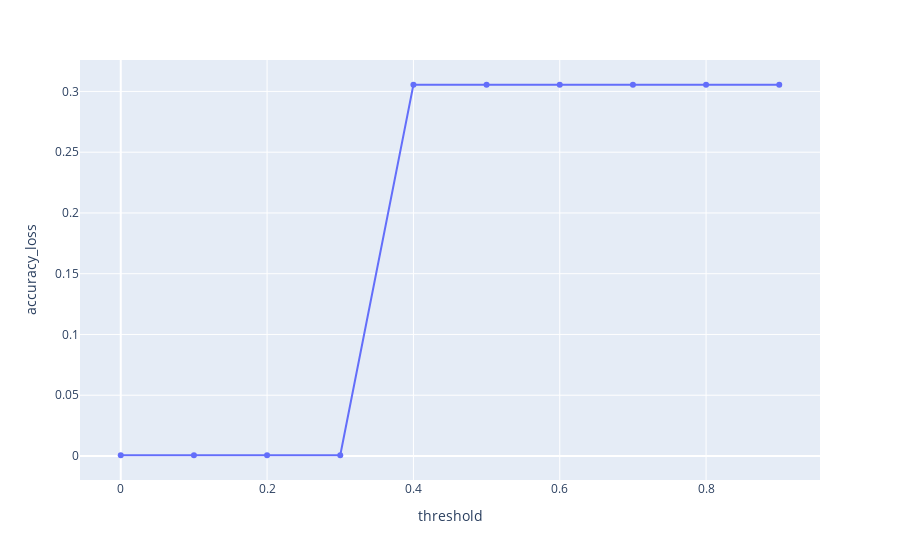

The notebook cell saved with this chart:
### Code cell
px.line(x=thresholds, y=accuracy_loss, labels={"x": "threshold", "y": "accuracy_loss"}, markers=True)

### Figure 1 — Plotly figure (JSON) as saved in the notebook; plotly's stock layout.template omitted (floating-point values rounded to 4 significant figures)
{"data": [{"hovertemplate": "threshold=%{x}<br>accuracy_loss=%{y}<extra></extra>", "legendgroup": "", "line": {"color": "#636efa", "dash": "solid"}, "marker": {"symbol": "circle"}, "mode": "lines+markers", "name": "", "orientation": "v", "showlegend": false, "type": "scatter", "x": [0.0, 0.1, 0.2, 0.3, 0.4, 0.5, 0.6, 0.7, 0.8, 0.9], "xaxis": "x", "y": [0.0006, 0.0006, 0.0006, 0.0006, 0.3055, 0.3055, 0.3055, 0.3055, 0.3055, 0.3055], "yaxis": "y"}], "layout": {"legend": {"tracegroupgap": 0}, "margin": {"t": 60}, "xaxis": {"anchor": "y", "domain": [0, 1], "title": {"text": "threshold"}}, "yaxis": {"anchor": "x", "domain": [0, 1], "title": {"text": "accuracy_loss"}}}}
